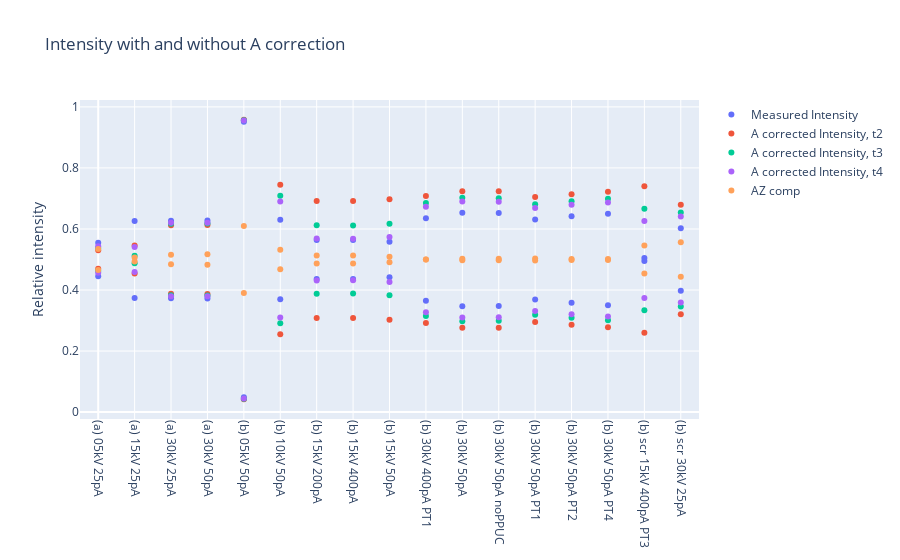

The cell this chart's notebook holds for it:
### Code cell
fig = go.Figure()

y1 = df['i/i_sum']
# y2 = df['i_gen/sum']
y2t2 = df['i_gen_t2/sum']
y2t3 = df['i_gen_t3/sum']
y2t4 = df['i_gen_t4/sum']

y3 = df['%at']

fig.add_trace(go.Scatter(x=x, y=y1, name='Measured Intensity', mode='markers'))
# fig.add_trace(go.Scatter(x=x, y=y2, name='A corrected Intensity', mode='markers'))
fig.add_trace(go.Scatter(x=x, y=y2t2, name='A corrected Intensity, t2', mode='markers'))
fig.add_trace(go.Scatter(x=x, y=y2t3, name='A corrected Intensity, t3', mode='markers'))
fig.add_trace(go.Scatter(x=x, y=y2t4, name='A corrected Intensity, t4', mode='markers'))

fig.add_trace(go.Scatter(x=x, y=y3, name='AZ comp', mode='markers'))

fig.update_xaxes(tickvals=df['x'].unique(), ticktext=df['Name'].unique(), tickangle=90, range=[-0.5, len(df['x'].unique())-0.5])


fig


fig.update_layout(title='Intensity with and without A correction', yaxis_title='Relative intensity')

### Figure 1 — Plotly figure (JSON) as saved in the notebook; plotly's stock layout.template omitted (floating-point values rounded to 4 significant figures)
{"data": [{"mode": "markers", "name": "Measured Intensity", "type": "scatter", "x": [0, 0, 1, 1, 2, 2, 3, 3, 4, 4, 5, 5, 6, 6, 7, 7, 8, 8, 9, 9, 10, 10, 11, 11, 12, 12, 13, 13, 14, 14, 15, 15, 16, 16], "y": [0.445, 0.555, 0.374, 0.626, 0.373, 0.627, 0.372, 0.628, 0.951, 0.049, 0.63, 0.37, 0.436, 0.564, 0.436, 0.564, 0.442, 0.558, 0.365, 0.635, 0.347, 0.653, 0.348, 0.652, 0.369, 0.631, 0.358, 0.642, 0.35, 0.65, 0.495, 0.505, 0.398, 0.602]}, {"mode": "markers", "name": "A corrected Intensity, t2", "type": "scatter", "x": [0, 0, 1, 1, 2, 2, 3, 3, 4, 4, 5, 5, 6, 6, 7, 7, 8, 8, 9, 9, 10, 10, 11, 11, 12, 12, 13, 13, 14, 14, 15, 15, 16, 16], "y": [0.47, 0.53, 0.546, 0.454, 0.388, 0.612, 0.387, 0.613, 0.958, 0.042, 0.745, 0.255, 0.692, 0.308, 0.692, 0.308, 0.697, 0.303, 0.292, 0.708, 0.276, 0.724, 0.276, 0.724, 0.295, 0.705, 0.286, 0.714, 0.278, 0.722, 0.74, 0.26, 0.321, 0.679]}, {"mode": "markers", "name": "A corrected Intensity, t3", "type": "scatter", "x": [0, 0, 1, 1, 2, 2, 3, 3, 4, 4, 5, 5, 6, 6, 7, 7, 8, 8, 9, 9, 10, 10, 11, 11, 12, 12, 13, 13, 14, 14, 15, 15, 16, 16], "y": [0.462, 0.538, 0.488, 0.512, 0.383, 0.617, 0.382, 0.618, 0.956, 0.044, 0.709, 0.291, 0.612, 0.388, 0.611, 0.389, 0.617, 0.383, 0.315, 0.685, 0.298, 0.702, 0.299, 0.701, 0.319, 0.681, 0.309, 0.691, 0.301, 0.699, 0.666, 0.334, 0.346, 0.654]}, {"mode": "markers", "name": "A corrected Intensity, t4", "type": "scatter", "x": [0, 0, 1, 1, 2, 2, 3, 3, 4, 4, 5, 5, 6, 6, 7, 7, 8, 8, 9, 9, 10, 10, 11, 11, 12, 12, 13, 13, 14, 14, 15, 15, 16, 16], "y": [0.457, 0.543, 0.459, 0.541, 0.38, 0.62, 0.38, 0.62, 0.955, 0.045, 0.69, 0.31, 0.569, 0.431, 0.568, 0.432, 0.574, 0.426, 0.327, 0.673, 0.31, 0.69, 0.311, 0.689, 0.331, 0.669, 0.321, 0.679, 0.313, 0.687, 0.626, 0.374, 0.359, 0.641]}, {"mode": "markers", "name": "AZ comp", "type": "scatter", "x": [0, 0, 1, 1, 2, 2, 3, 3, 4, 4, 5, 5, 6, 6, 7, 7, 8, 8, 9, 9, 10, 10, 11, 11, 12, 12, 13, 13, 14, 14, 15, 15, 16, 16], "y": [0.5342, 0.4658, 0.5062, 0.4938, 0.4841, 0.5159, 0.4831, 0.5169, 0.3903, 0.6097, 0.4678, 0.5322, 0.4871, 0.5129, 0.4872, 0.5128, 0.4911, 0.5089, 0.5004, 0.4996, 0.5023, 0.4977, 0.5023, 0.4977, 0.5035, 0.4965, 0.5016, 0.4984, 0.502, 0.498, 0.546, 0.454, 0.5564, 0.4436]}], "layout": {"title": {"text": "Intensity with and without A correction"}, "xaxis": {"range": [-0.5, 16.5], "tickangle": 90, "ticktext": ["(a) 05kV 25pA", "(a) 15kV 25pA", "(a) 30kV 25pA", "(a) 30kV 50pA", "(b) 05kV 50pA", "(b) 10kV 50pA", "(b) 15kV 200pA", "(b) 15kV 400pA", "(b) 15kV 50pA", "(b) 30kV 400pA PT1", "(b) 30kV 50pA", "(b) 30kV 50pA noPPUC", "(b) 30kV 50pA PT1", "(b) 30kV 50pA PT2", "(b) 30kV 50pA PT4", "(b) scr 15kV 400pA PT3", "(b) scr 30kV 25pA"], "tickvals": [0, 1, 2, 3, 4, 5, 6, 7, 8, 9, 10, 11, 12, 13, 14, 15, 16]}, "yaxis": {"title": {"text": "Relative intensity"}}}}
